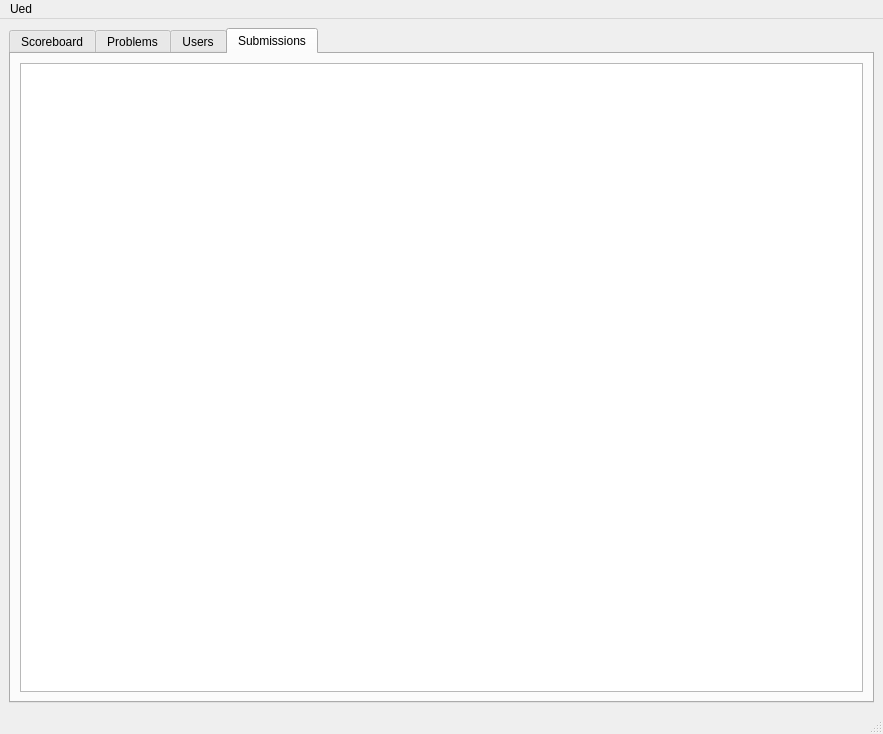
<?xml version="1.0" encoding="UTF-8"?>
<ui version="4.0">
 <class>DashboardWindow</class>
 <widget class="QMainWindow" name="DashboardWindow">
  <property name="geometry">
   <rect>
    <x>0</x>
    <y>0</y>
    <width>883</width>
    <height>734</height>
   </rect>
  </property>
  <property name="windowTitle">
   <string>Ued programming contests platform</string>
  </property>
  <widget class="QWidget" name="centralwidget">
   <layout class="QVBoxLayout" name="verticalLayout_10">
    <item>
     <widget class="QTabWidget" name="tabWidget">
      <property name="currentIndex">
       <number>3</number>
      </property>
      <widget class="QWidget" name="scoreboard">
       <attribute name="title">
        <string>Scoreboard</string>
       </attribute>
       <layout class="QVBoxLayout" name="verticalLayout_12">
        <item>
         <layout class="QVBoxLayout" name="verticalLayout">
          <item>
           <layout class="QHBoxLayout" name="horizontalLayout">
            <item>
             <widget class="QLabel" name="contestlabel">
              <property name="maximumSize">
               <size>
                <width>16777215</width>
                <height>16777215</height>
               </size>
              </property>
              <property name="font">
               <font>
                <pointsize>16</pointsize>
                <weight>75</weight>
                <bold>true</bold>
               </font>
              </property>
              <property name="text">
               <string>Contest is stopped</string>
              </property>
             </widget>
            </item>
            <item>
             <widget class="QPushButton" name="contestButton">
              <property name="maximumSize">
               <size>
                <width>200</width>
                <height>16777215</height>
               </size>
              </property>
              <property name="font">
               <font>
                <weight>75</weight>
                <bold>true</bold>
               </font>
              </property>
              <property name="text">
               <string>Start</string>
              </property>
             </widget>
            </item>
           </layout>
          </item>
          <item>
           <widget class="QTableWidget" name="scoreTableWidget">
            <property name="font">
             <font>
              <weight>75</weight>
              <bold>true</bold>
             </font>
            </property>
            <property name="sortingEnabled">
             <bool>true</bool>
            </property>
           </widget>
          </item>
         </layout>
        </item>
       </layout>
      </widget>
      <widget class="QWidget" name="problems">
       <attribute name="title">
        <string>Problems</string>
       </attribute>
       <layout class="QVBoxLayout" name="verticalLayout_2">
        <item>
         <widget class="QComboBox" name="problemComboBox">
          <property name="minimumSize">
           <size>
            <width>200</width>
            <height>0</height>
           </size>
          </property>
          <property name="editable">
           <bool>false</bool>
          </property>
         </widget>
        </item>
        <item>
         <layout class="QVBoxLayout" name="verticalLayout_3">
          <item>
           <widget class="QTabWidget" name="problemDetailTabWidget">
            <property name="currentIndex">
             <number>1</number>
            </property>
            <widget class="QWidget" name="tab">
             <attribute name="title">
              <string>Details</string>
             </attribute>
             <layout class="QHBoxLayout" name="horizontalLayout_3">
              <item>
               <layout class="QFormLayout" name="formLayout">
                <property name="sizeConstraint">
                 <enum>QLayout::SetMinAndMaxSize</enum>
                </property>
                <item row="0" column="0">
                 <widget class="QLabel" name="label">
                  <property name="text">
                   <string>Problem</string>
                  </property>
                 </widget>
                </item>
                <item row="0" column="1">
                 <widget class="QLineEdit" name="problemTextField">
                  <property name="minimumSize">
                   <size>
                    <width>300</width>
                    <height>0</height>
                   </size>
                  </property>
                  <property name="text">
                   <string/>
                  </property>
                 </widget>
                </item>
                <item row="1" column="0">
                 <widget class="QLabel" name="label_2">
                  <property name="text">
                   <string>Max Score</string>
                  </property>
                 </widget>
                </item>
                <item row="1" column="1">
                 <widget class="QLineEdit" name="maxScoreTextField">
                  <property name="minimumSize">
                   <size>
                    <width>300</width>
                    <height>0</height>
                   </size>
                  </property>
                  <property name="text">
                   <string>30</string>
                  </property>
                 </widget>
                </item>
                <item row="2" column="0">
                 <widget class="QLabel" name="label_3">
                  <property name="text">
                   <string>Memory limit(Mb)</string>
                  </property>
                 </widget>
                </item>
                <item row="2" column="1">
                 <widget class="QLineEdit" name="memoryLimitTextField">
                  <property name="minimumSize">
                   <size>
                    <width>300</width>
                    <height>0</height>
                   </size>
                  </property>
                  <property name="text">
                   <string>256</string>
                  </property>
                 </widget>
                </item>
                <item row="3" column="0">
                 <widget class="QLabel" name="label_4">
                  <property name="text">
                   <string>Time limit(Second)</string>
                  </property>
                 </widget>
                </item>
                <item row="3" column="1">
                 <widget class="QLineEdit" name="timelimitTextField">
                  <property name="minimumSize">
                   <size>
                    <width>300</width>
                    <height>0</height>
                   </size>
                  </property>
                  <property name="text">
                   <string>1</string>
                  </property>
                 </widget>
                </item>
                <item row="5" column="0">
                 <widget class="QLabel" name="label_5">
                  <property name="text">
                   <string>Description</string>
                  </property>
                 </widget>
                </item>
                <item row="5" column="1">
                 <widget class="QTextEdit" name="descriptionTextField">
                  <property name="minimumSize">
                   <size>
                    <width>500</width>
                    <height>250</height>
                   </size>
                  </property>
                  <property name="autoFormatting">
                   <set>QTextEdit::AutoAll</set>
                  </property>
                  <property name="html">
                   <string>&lt;!DOCTYPE HTML PUBLIC &quot;-//W3C//DTD HTML 4.0//EN&quot; &quot;http://www.w3.org/TR/REC-html40/strict.dtd&quot;&gt;
&lt;html&gt;&lt;head&gt;&lt;meta name=&quot;qrichtext&quot; content=&quot;1&quot; /&gt;&lt;style type=&quot;text/css&quot;&gt;
p, li { white-space: pre-wrap; }
&lt;/style&gt;&lt;/head&gt;&lt;body style=&quot; font-family:'.SF NS Text'; font-size:13pt; font-weight:400; font-style:normal;&quot;&gt;
&lt;p style=&quot;-qt-paragraph-type:empty; margin-top:0px; margin-bottom:0px; margin-left:0px; margin-right:0px; -qt-block-indent:0; text-indent:0px;&quot;&gt;&lt;br /&gt;&lt;/p&gt;&lt;/body&gt;&lt;/html&gt;</string>
                  </property>
                 </widget>
                </item>
                <item row="6" column="1">
                 <widget class="QPushButton" name="deleteProblemButton">
                  <property name="styleSheet">
                   <string notr="true">color: rgb(255, 13, 19);</string>
                  </property>
                  <property name="text">
                   <string>Delete this problem?</string>
                  </property>
                 </widget>
                </item>
               </layout>
              </item>
             </layout>
            </widget>
            <widget class="QWidget" name="tab_2">
             <attribute name="title">
              <string>Test cases</string>
             </attribute>
             <layout class="QVBoxLayout" name="verticalLayout_9">
              <item>
               <layout class="QHBoxLayout" name="horizontalLayout_5">
                <item>
                 <layout class="QVBoxLayout" name="verticalLayout_8">
                  <item>
                   <layout class="QHBoxLayout" name="horizontalLayout_4">
                    <item>
                     <widget class="QPushButton" name="addTestCaseBtn">
                      <property name="text">
                       <string>+Test</string>
                      </property>
                     </widget>
                    </item>
                    <item>
                     <widget class="QPushButton" name="deleteTestCaseBtn">
                      <property name="styleSheet">
                       <string notr="true">color:rgb(255, 0, 15);</string>
                      </property>
                      <property name="text">
                       <string>Delete</string>
                      </property>
                     </widget>
                    </item>
                   </layout>
                  </item>
                  <item>
                   <widget class="QTableWidget" name="testcaseTableWidget">
                    <property name="maximumSize">
                     <size>
                      <width>140</width>
                      <height>16777215</height>
                     </size>
                    </property>
                   </widget>
                  </item>
                 </layout>
                </item>
                <item>
                 <layout class="QVBoxLayout" name="verticalLayout_7">
                  <item>
                   <layout class="QVBoxLayout" name="verticalLayout_6">
                    <item>
                     <layout class="QVBoxLayout" name="verticalLayout_4">
                      <item>
                       <widget class="QLabel" name="label_6">
                        <property name="text">
                         <string>Input</string>
                        </property>
                       </widget>
                      </item>
                      <item>
                       <widget class="QPlainTextEdit" name="inputTestCaseTextField"/>
                      </item>
                     </layout>
                    </item>
                    <item>
                     <layout class="QVBoxLayout" name="verticalLayout_5">
                      <item>
                       <widget class="QLabel" name="label_7">
                        <property name="text">
                         <string>Output</string>
                        </property>
                       </widget>
                      </item>
                      <item>
                       <widget class="QPlainTextEdit" name="outputTestCaseTextField"/>
                      </item>
                     </layout>
                    </item>
                   </layout>
                  </item>
                 </layout>
                </item>
               </layout>
              </item>
             </layout>
            </widget>
           </widget>
          </item>
         </layout>
        </item>
       </layout>
      </widget>
      <widget class="QWidget" name="users">
       <attribute name="title">
        <string>Users</string>
       </attribute>
       <layout class="QHBoxLayout" name="horizontalLayout_2">
        <item>
         <widget class="QTableWidget" name="userTableWidget">
          <property name="contextMenuPolicy">
           <enum>Qt::NoContextMenu</enum>
          </property>
         </widget>
        </item>
       </layout>
      </widget>
      <widget class="QWidget" name="submissions">
       <attribute name="title">
        <string>Submissions</string>
       </attribute>
       <layout class="QVBoxLayout" name="verticalLayout_11">
        <item>
         <widget class="QTableWidget" name="submissionsTableWidget"/>
        </item>
       </layout>
      </widget>
     </widget>
    </item>
   </layout>
  </widget>
  <widget class="QMenuBar" name="menubar">
   <property name="geometry">
    <rect>
     <x>0</x>
     <y>0</y>
     <width>883</width>
     <height>22</height>
    </rect>
   </property>
   <widget class="QMenu" name="menuDashboard">
    <property name="title">
     <string>Ued</string>
    </property>
    <addaction name="actionNew_Contest"/>
    <addaction name="actionOpen"/>
    <addaction name="actionSave"/>
    <addaction name="actionSave_as"/>
    <addaction name="separator"/>
    <addaction name="actionQuit_2"/>
   </widget>
   <addaction name="menuDashboard"/>
  </widget>
  <widget class="QStatusBar" name="statusbar"/>
  <action name="actionQuit_2">
   <property name="text">
    <string>Quit</string>
   </property>
  </action>
  <action name="actionOpen">
   <property name="text">
    <string>Open</string>
   </property>
   <property name="shortcut">
    <string>Ctrl+O</string>
   </property>
  </action>
  <action name="actionSave">
   <property name="text">
    <string>Save</string>
   </property>
   <property name="shortcut">
    <string>Ctrl+S</string>
   </property>
   <property name="shortcutVisibleInContextMenu">
    <bool>true</bool>
   </property>
  </action>
  <action name="actionSave_as">
   <property name="text">
    <string>Save As ...</string>
   </property>
   <property name="shortcut">
    <string>Ctrl+Shift+S</string>
   </property>
  </action>
  <action name="actionNew_Contest">
   <property name="text">
    <string>New Contest</string>
   </property>
   <property name="shortcut">
    <string>Ctrl+N</string>
   </property>
  </action>
 </widget>
 <tabstops>
  <tabstop>tabWidget</tabstop>
 </tabstops>
 <resources/>
 <connections/>
</ui>
